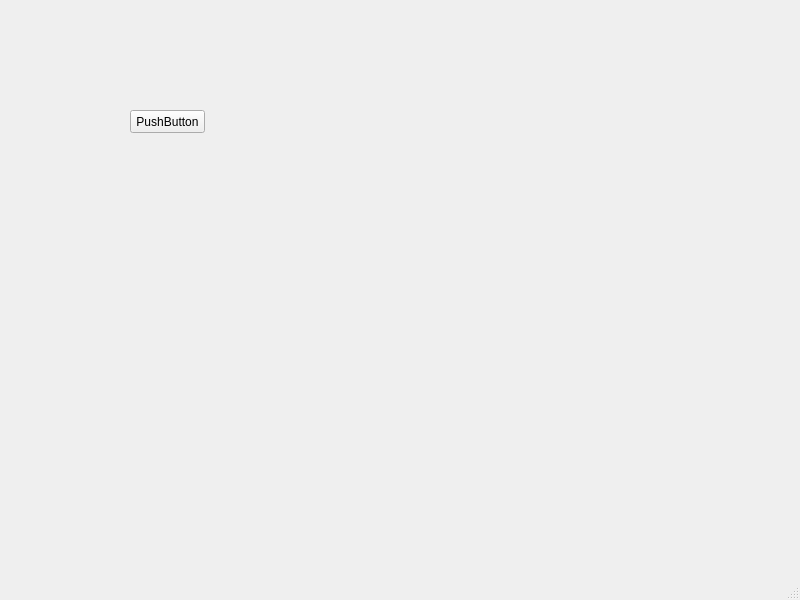
<?xml version="1.0" encoding="UTF-8"?>
<ui version="4.0">
 <class>MainWindow</class>
 <widget class="QMainWindow" name="MainWindow">
  <property name="geometry">
   <rect>
    <x>0</x>
    <y>0</y>
    <width>800</width>
    <height>600</height>
   </rect>
  </property>
  <property name="windowTitle">
   <string>MainWindow</string>
  </property>
  <widget class="QWidget" name="centralwidget">
   <widget class="QPushButton" name="pushButton">
    <property name="geometry">
     <rect>
      <x>130</x>
      <y>110</y>
      <width>75</width>
      <height>23</height>
     </rect>
    </property>
    <property name="text">
     <string>PushButton</string>
    </property>
   </widget>
  </widget>
  <widget class="QMenuBar" name="menubar">
   <property name="geometry">
    <rect>
     <x>0</x>
     <y>0</y>
     <width>800</width>
     <height>23</height>
    </rect>
   </property>
  </widget>
  <widget class="QStatusBar" name="statusbar"/>
 </widget>
 <resources/>
 <connections/>
</ui>
